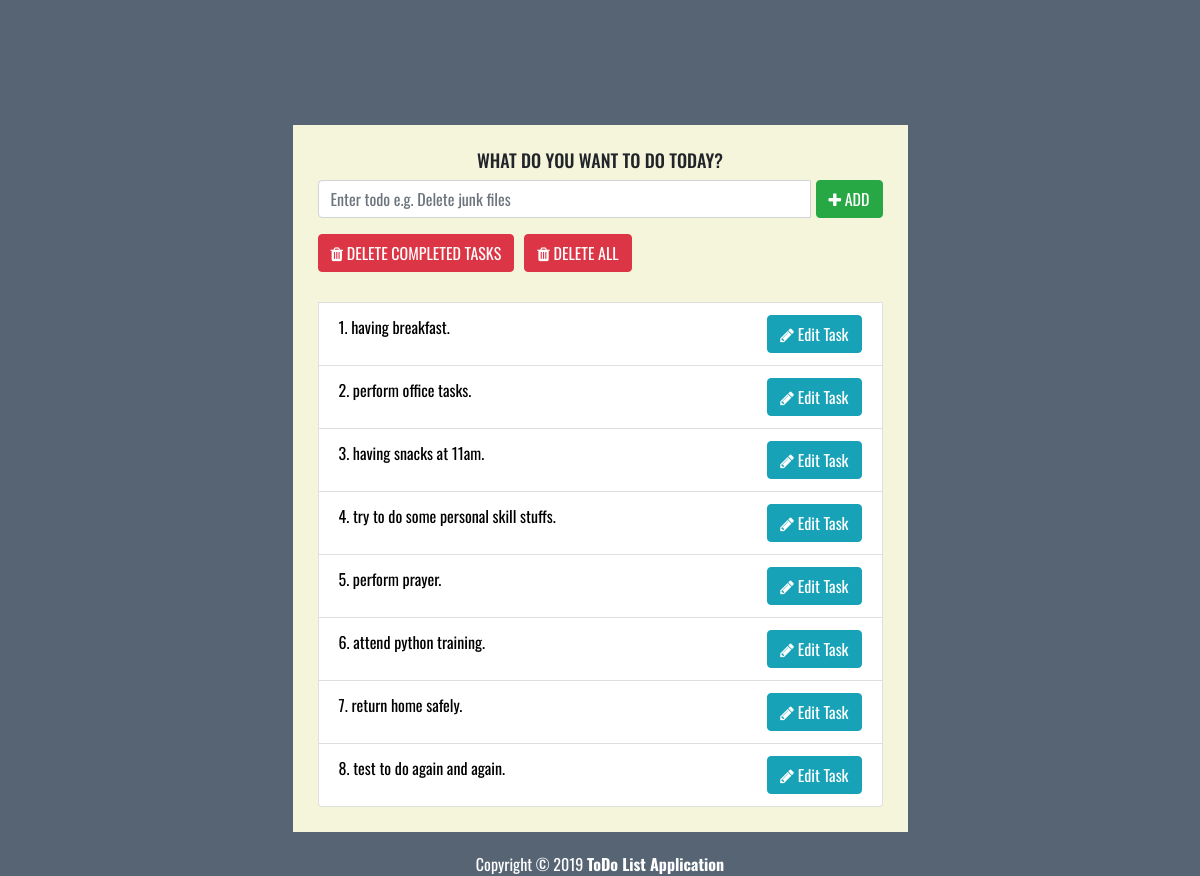
The page / on the database its author committed.
### todo_list_app/models.py (models this page shows, shortened)
class Todo(models.Model):
    text =models.CharField(max_length=50)
    complete = models.BooleanField(default=False)

### todo_list_app/views.py (the view)
# urls.py: path('', views.index, name='index'),
def index(request):
    form = TodoForm()
    task_list = Todo.objects.order_by('id')
    my_dict = {'task_list':task_list, 'form':form}
    return render(request,'todo_list_app/index.html', context=my_dict)

### todo_list_app/forms.py
class TodoForm(forms.Form):
    text = forms.CharField(max_length=50, widget=forms.TextInput(
    attrs = {'class':"form-control", 'placeholder':"Enter todo e.g. Delete junk files", 'aria-label':"Todo", 'aria-describedby':"add-btn"}
    ))

### templates/todo_list_app/index.html (shortened to what this page needs)
<!DOCTYPE html>
{% load staticfiles %}
<html lang="en">
<head>
  <link rel="stylesheet" href="https://stackpath.bootstrapcdn.com/bootstrap/4.3.1/css/bootstrap.min.css">
  <link rel="stylesheet" type="text/css" href="https://stackpath.bootstrapcdn.com/font-awesome/4.7.0/css/font-awesome.min.css">
  <link rel="stylesheet" href="{% static 'css/style.css' %}" />
</head>
<body>
    <div class="row">
      <div class="col-3">
      </div>
      <div class="col-6" id="content">
        <h2>WHAT DO YOU WANT TO DO TODAY?</h2>
        <form action="{% url 'add' %}" method="POST" role="form">
          <div class="form-group">
            <div class="input-group">
              {{form.text}}
              <span class="input-group-btn" style="margin-left:5px;">
                <button type="submit" class="btn btn-success" id="add-btn"><i class="fa fa-plus" aria-hidden="true"></i>
                  ADD</button>
                </span>
              </div>
            </div>
          </form>
          <div class="row t10">
            <div class="col-lg-12">
              <div class="btn-toolbar">
                <div class="btn-group del_btn_1">
                  <a href="{% url 'deletecomplete' %}">
                    <button type="button" class="btn btn-danger" style="margin-right:10px;">
                      <i class="fa fa-trash" aria-hidden="true"></i> DELETE COMPLETED TASKS
                    </button>
                  </a>
                </div>
                <div class="btn-group del_btn_2">
                  <a href="{% url 'deleteall' %}">
                    <button type="button" class="btn btn-danger">
                      <i class="fa fa-trash" aria-hidden="true"></i> DELETE ALL
                    </button>
                  </a>
                </div>
              </div>
            </div>
          </div>
          <ul class="list-group t20">
            {% for tasks in task_list %}
            {% if tasks.complete %}
            <li class="list-group-item todo-completed">{{forloop.counter}}. {{tasks.text}}.
              <!-- <a href="{% url 'undotask' tasks.id %}"><button type="button" class="btn btn-info" style="float:right;">
              <i class="fa fa-pencil" aria-hidden="true"></i> Edit Task</button>
            </a> -->
            <a href="{% url 'undotask' tasks.id %}"><button type="button" class="btn btn-warning" style="float:right; margin-right:5px;">
              <i class="fa fa-undo" aria-hidden="true"></i> Undo Task</button>
            </a>
          </li>
          {% else %}
          <a href="{% url 'complete' tasks.id %}" class="task_incomplete">
            <li class="list-group-item">{{forloop.counter}}. {{tasks.text}}.
              <a href="{% url 'edittask' tasks.id %}"><button type="button" class="btn btn-info" style="float:right;">
                <i class="fa fa-pencil" aria-hidden="true"></i> Edit Task</button>
              </a>
            </li>
          </a>
          {% endif %}
          {% endfor %}
        </ul>
      </div>
      <div class="col-3">
      </div>
    </div>
    <footer>
      <div class="row pad">
        <div class="col-lg-12 text-center">
          Copyright &copy; 2019 <strong>ToDo List Application</strong>
        </div>
      </div>
    </footer>
</body>
</html>

### static/css/style.css (style rules this page uses)
body { background: rgba(44, 62, 80, .8); font-family: 'Oswald', 'Futura', sans-serif; }
#content { background: beige; padding: 25px; }
#content > h2 { font-size: 18px; text-align: center; padding-top: 0; }
.t10 { margin-top: 10px; }
.t20 { margin-top: 20px; }
footer { margin-top: 20px; color: white; }
.del_btn_1, .del_btn_2 { margin-bottom:10px; }
.task_incomplete { color: black; }

### rows shown on the page
Todo: text "having breakfast"
Todo: text "perform office tasks"
Todo: text "having snacks at 11am"
Todo: text "try to do some personal skill stuffs"
Todo: text "perform prayer"
Todo: text "attend python training"
Todo: text "return home safely"
Todo: text "test to do again and again"
